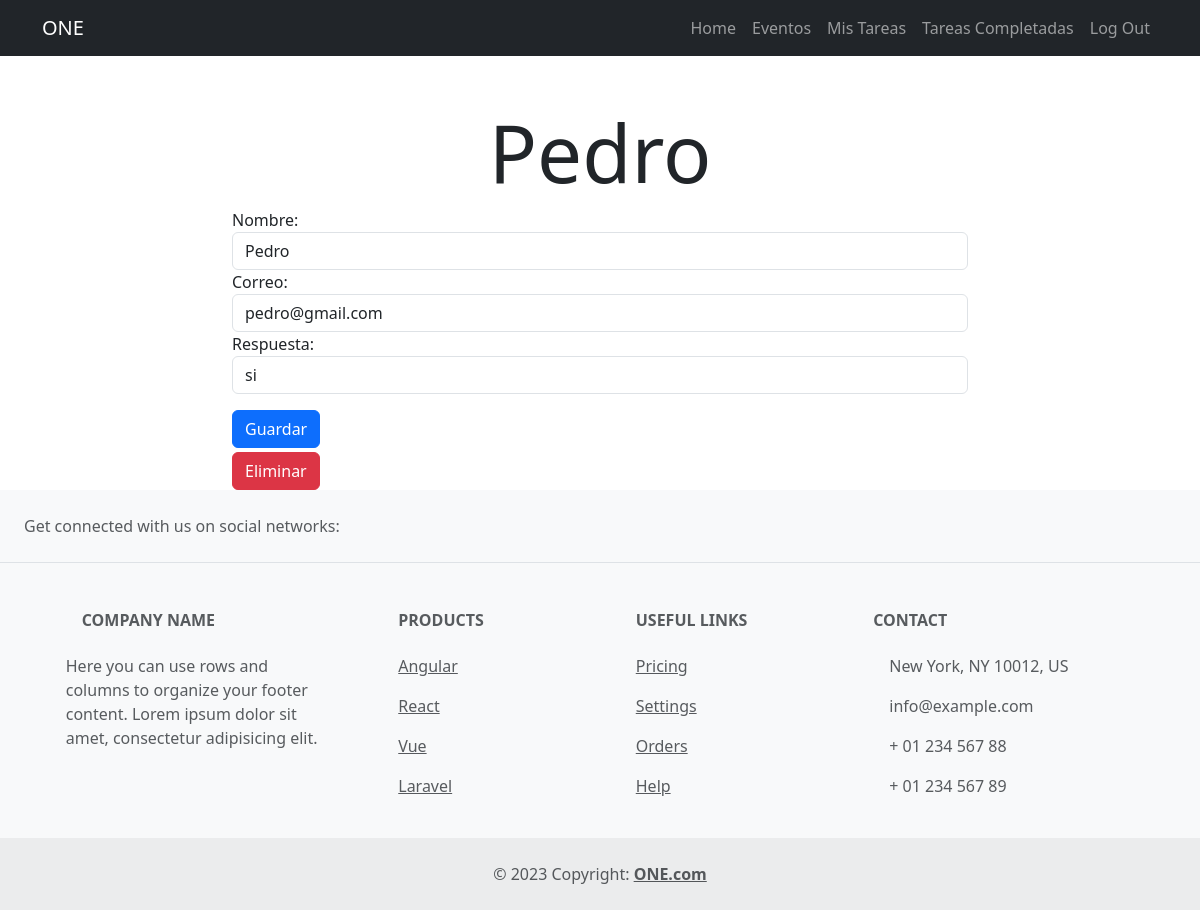
Page /invitados/detail/4/10/ (signed in) on the committed database.
### invitados/models.py (models this page shows, shortened)
class Invitado(models.Model):
    nombre = models.CharField(max_length=80)
    correo = models.CharField(max_length=80)
    respuesta = models.CharField(max_length=2, null=True)
    evento = models.ForeignKey(Evento, blank=True , on_delete=models.CASCADE)

### invitados/views.py (the view, shortened to what this page needs)
# urls.py: path('invitados/detail/<int:invitado_id>/<int:evento_id>/', invitado_detail, name = 'invitado_detail'),
@login_required
def invitado_detail(request, invitado_id, evento_id):
    if request.method == 'GET':
        invitado = get_object_or_404(Invitado, pk=invitado_id)
        evento = get_object_or_404(Evento, pk=evento_id)
        form = FormularioInvitado(instance=invitado)
        return render(request, 'invitado_detail.html', {'invitado': invitado, 'form': form, 'evento': evento})

### invitados/forms.py
class FormularioInvitado(forms.ModelForm):
    class Meta:
            model = Invitado
            fields = ['nombre', 'correo', 'respuesta' ]
            widgets = {
                'nombre': forms.TextInput(attrs={'class': 'form-control', 'placeholder': 'Escriba su nombre'}),
                'correo': forms.TextInput(attrs={'class': 'form-control', 'placeholder': 'Escriba su correo electrónico'}),
                'respuesta': forms.TextInput(attrs={'class': 'form-control'})
            }

### invitados/templates/invitado_detail.html (shortened to what this page needs)
{% extends 'base.html' %}
{% block content%}
<main class="container">
    <div class="row">
        <div class="col-md-8 offset-md-2">
            <h1 class="display-1 text-center mt-5">{{invitado.nombre}}</h1>
            <form action="{% url 'invitado_detail' invitado.id invitado.evento.id %}" method="POST">
                {{form}}
                <button class="btn btn-primary mt-3">Guardar</button>
            </form>
            <form action="{% url 'invitado_eliminar' invitado.id invitado.evento.id %}"  method="post">
                <button class="btn btn-danger mt-1">Eliminar</button>
            </form>
        </div>
    </div>
</main>
{% endblock %}

### rows in the picture
Invitado: nombre "Pedro", correo "pedro@gmail.com", respuesta "si"
